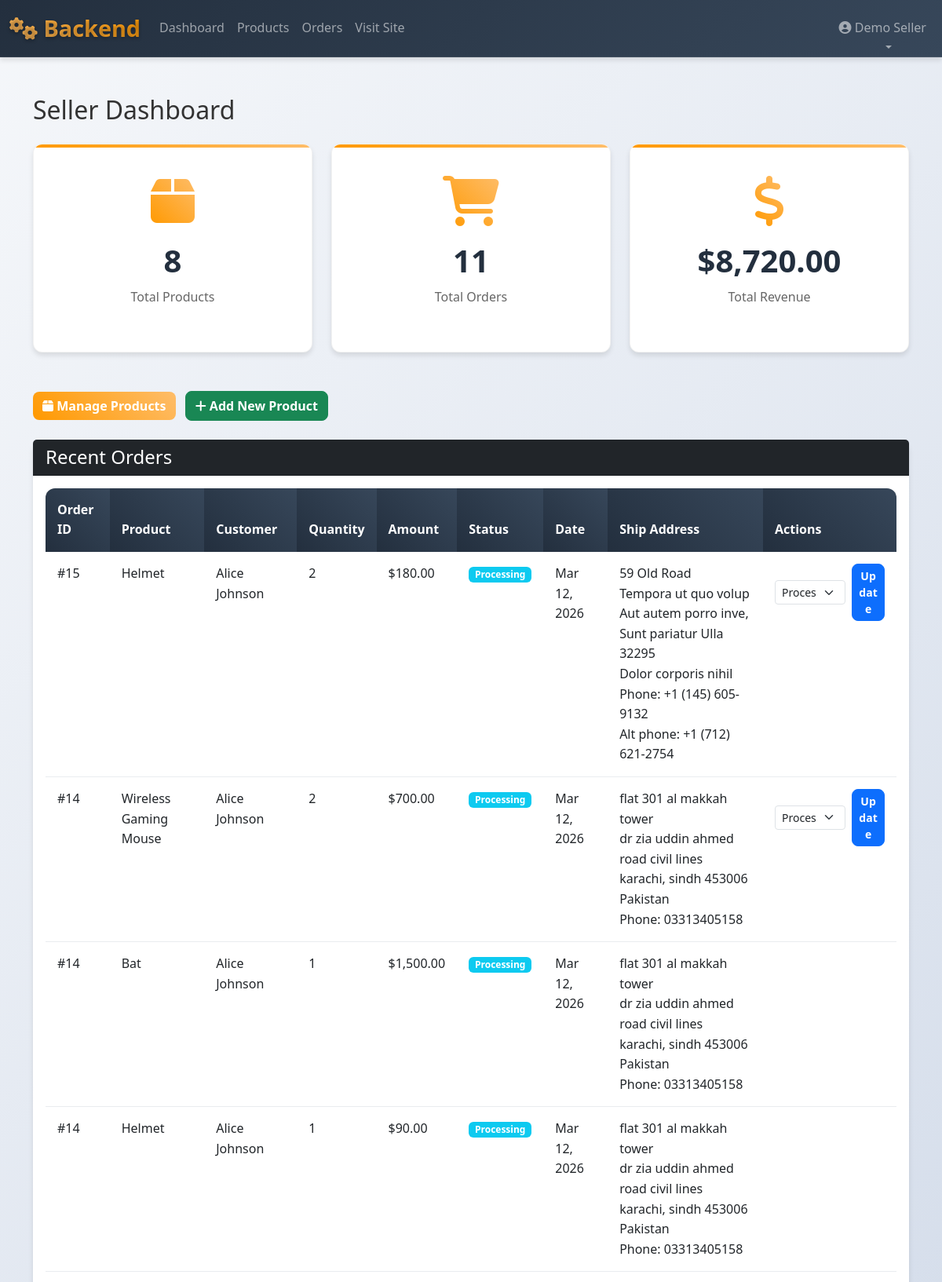
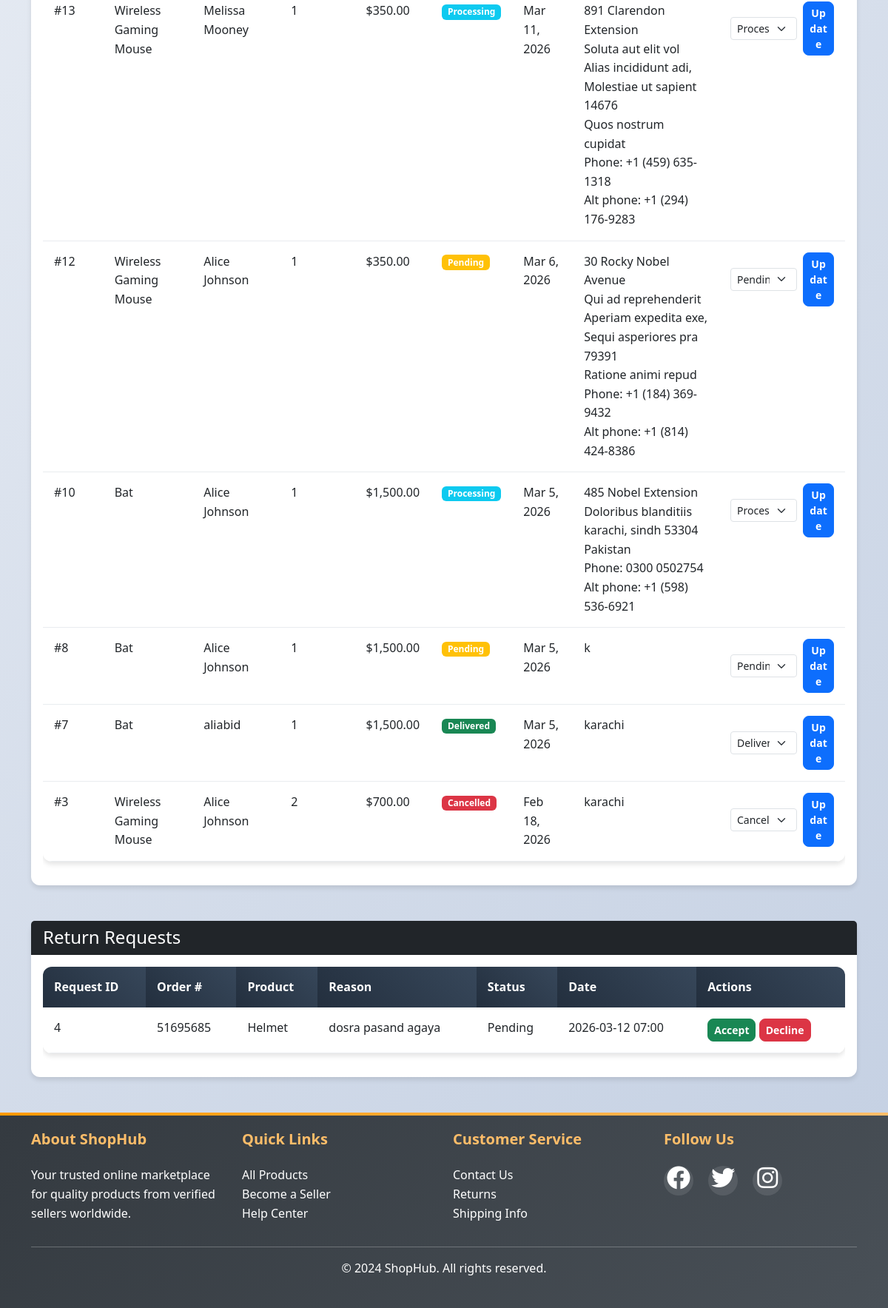
The page /seller/dashboard.php (signed in) on the database its author committed (2 pictures, top to bottom).
### tables this page shows
CREATE TABLE `order_items` (
  `id` int(11) NOT NULL,
  `order_id` int(11) NOT NULL,
  `product_id` int(11) NOT NULL,
  `seller_id` int(11) NOT NULL,
  `quantity` int(11) NOT NULL,
  `price` decimal(10,2) NOT NULL
);

CREATE TABLE `products` (
  `id` int(11) NOT NULL,
  `seller_id` int(11) NOT NULL,
  `name` varchar(255) NOT NULL,
  `description` text DEFAULT NULL,
  `price` decimal(10,2) NOT NULL,
  `stock` int(11) DEFAULT 0,
  `category` varchar(100) DEFAULT NULL,
  `image` varchar(255) DEFAULT NULL,
  `status` enum('active','inactive') DEFAULT 'active',
  `created_at` timestamp NOT NULL DEFAULT current_timestamp(),
  `language` varchar(10) DEFAULT 'en',
  `currency` varchar(3) DEFAULT 'USD'
);

CREATE TABLE `users` (
  `id` int(11) NOT NULL,
  `email` varchar(255) NOT NULL,
  `password` varchar(255) NOT NULL,
  `full_name` varchar(255) NOT NULL,
  `user_type` enum('buyer','seller','admin') DEFAULT 'buyer',
  `account_status` enum('active','pending','rejected') NOT NULL DEFAULT 'active',
  `shop_name` varchar(255) DEFAULT NULL,
  `phone` varchar(20) DEFAULT NULL,
  `address` text DEFAULT NULL,
  `created_at` timestamp NOT NULL DEFAULT current_timestamp(),
  `review_email_last_sent_at` timestamp NULL DEFAULT NULL,
  `review_email_sent_count` int(11) NOT NULL DEFAULT 0,
  `reviewed_at` timestamp NULL DEFAULT NULL,
  `reviewed_by` int(11) DEFAULT NULL
);

CREATE TABLE `orders` (
  `id` int(11) NOT NULL,
  `user_id` int(11) NOT NULL,
  `total_amount` decimal(10,2) NOT NULL,
  `status` enum('pending','processing','shipped','delivered','cancelled') DEFAULT 'pending',
  `shipping_address` text NOT NULL,
  `payment_method` varchar(50) DEFAULT NULL,
  `created_at` timestamp NOT NULL DEFAULT current_timestamp(),
  `rider_instructions` text DEFAULT NULL,
  `phone` varchar(20) DEFAULT NULL,
  `alt_phone` varchar(20) DEFAULT NULL,
  `order_number` varchar(20) DEFAULT NULL
);

CREATE TABLE `return_requests` (
  `id` int(11) NOT NULL,
  `order_number` varchar(50) NOT NULL,
  `product_name` varchar(255) NOT NULL,
  `reason` text NOT NULL,
  `image` varchar(255) DEFAULT NULL,
  `created_at` timestamp NOT NULL DEFAULT current_timestamp(),
  `product_id` int(11) DEFAULT NULL,
  `seller_id` int(11) DEFAULT NULL,
  `buyer_id` int(11) DEFAULT NULL,
  `status` varchar(20) NOT NULL DEFAULT 'pending'
);

### seller/dashboard.php (the view, shortened to what this page needs)
<?php
require_once '../config/database.php';
$seller_id = $_SESSION['user_id'];
$stmt = $pdo->prepare("SELECT COUNT(*) as count FROM products WHERE seller_id = ?");
$stmt->execute([$seller_id]);
$product_count = $stmt->fetch()['count'];
$stmt = $pdo->prepare("SELECT COUNT(*) as count FROM order_items WHERE seller_id = ?");
$stmt->execute([$seller_id]);
$order_count = $stmt->fetch()['count'];
$stmt = $pdo->prepare("SELECT SUM(price * quantity) as revenue FROM order_items WHERE seller_id = ?");
$stmt->execute([$seller_id]);
$revenue = $stmt->fetch()['revenue'] ?? 0;
$stmt = $pdo->prepare("
    SELECT oi.*, p.name, o.created_at, o.status, o.shipping_address, u.full_name
    FROM order_items oi
    JOIN products p ON oi.product_id = p.id
    JOIN orders o ON oi.order_id = o.id
    JOIN users u ON o.user_id = u.id
    WHERE oi.seller_id = ?
    ORDER BY o.created_at DESC
    LIMIT 10
");
$stmt->execute([$seller_id]);
$recent_orders = $stmt->fetchAll();
$stmt = $pdo->prepare("SELECT r.*, p.name AS product_name FROM return_requests r LEFT JOIN products p ON r.product_id = p.id WHERE r.seller_id = ? ORDER BY r.created_at DESC LIMIT 10");
$stmt->execute([$seller_id]);
$return_requests = $stmt->fetchAll();
?>
<!DOCTYPE html>
<html lang="en">
<head>
    <link href="https://cdn.jsdelivr.net/npm/bootstrap@5.3.0/dist/css/bootstrap.min.css" rel="stylesheet">
    <link rel="stylesheet" href="https://cdnjs.cloudflare.com/ajax/libs/font-awesome/6.4.0/css/all.min.css">
    <link rel="stylesheet" href="../assets/css/style.css">
</head>
<body>
    <?php include '../includes/backend-header.php'; ?>
    <div class="container my-5">
        <h2 class="mb-4">Seller Dashboard</h2>
        <div class="row mb-4">
            <div class="col-md-4">
                <div class="dashboard-card">
                    <i class="fas fa-box"></i>
                    <h3><?= $product_count ?></h3>
                    <p>Total Products</p>
                </div>
            </div>
            <div class="col-md-4">
                <div class="dashboard-card">
                    <i class="fas fa-shopping-cart"></i>
                    <h3><?= $order_count ?></h3>
                    <p>Total Orders</p>
                </div>
            </div>
            <div class="col-md-4">
                <div class="dashboard-card">
                    <i class="fas fa-dollar-sign"></i>
                    <h3>$<?= number_format($revenue, 2) ?></h3>
                    <p>Total Revenue</p>
                </div>
            </div>
        </div>
        <div class="row mb-4">
            <div class="col-12">
                <a href="products.php" class="btn btn-warning me-2">
                    <i class="fas fa-box"></i> Manage Products
                </a>
                <a href="add-product.php" class="btn btn-success">
                    <i class="fas fa-plus"></i> Add New Product
                </a>
            </div>
        </div>
        <div class="card">
            <div class="card-header bg-dark text-white">
                <h4 class="mb-0">Recent Orders</h4>
            </div>
            <div class="card-body">
                <?php if(empty($recent_orders)): ?>
                <p class="text-muted">No orders yet</p>
                <?php else: ?>
                <div class="table-responsive">
                    <table class="table">
                        <thead>
                            <tr>
                                <th>Order ID</th>
                                <th>Product</th>
                                <th>Customer</th>
                                <th>Quantity</th>
                                <th>Amount</th>
                                <th>Status</th>
                                <th>Date</th>
                                <th>Ship Address</th>
                                <th>Actions</th>
                            </tr>
                        </thead>
                        <tbody>
                            <?php
                                $seen_orders = [];
                                foreach($recent_orders as $order):
                                    $show_actions = !in_array($order['order_id'], $seen_orders);
                            ?>
                            <tr>
                                <td>#<?= $order['order_id'] ?></td>
                                <td><?= htmlspecialchars($order['name']) ?></td>
                                <td><?= htmlspecialchars($order['full_name']) ?></td>
                                <td><?= $order['quantity'] ?></td>
                                <td>$<?= number_format($order['price'] * $order['quantity'], 2) ?></td>
                                <td><?php
                                            switch($order['status']) {
                                                case 'delivered': $badge = 'success'; break;
                                                case 'cancelled': $badge = 'danger'; break;
                                                case 'processing':$badge = 'info'; break;
                                                default:          $badge = 'warning';
                                            }
                                        ?>
                                        <span class="badge bg-<?= $badge ?>"><?= ucfirst($order['status']) ?></span>
                                    </td>
                                <td><?= date('M j, Y', strtotime($order['created_at'])) ?></td>
                                <td><?= nl2br(htmlspecialchars($order['shipping_address'])) ?></td>
                                <td>
                                        <?php if($show_actions): ?>
                                        <form method="post" class="d-flex align-items-center">
                                            <select name="status" class="form-select form-select-sm me-2">
                                                <?php foreach(['pending','processing','shipped','delivered','cancelled'] as $st): ?>
                                                    <option value="<?= $st ?>" <?= $order['status'] === $st ? 'selected' : '' ?>><?= ucfirst($st) ?></option>
                                                <?php endforeach; ?>
                                            </select>
                                            <button type="submit" class="btn btn-sm btn-primary">Update</button>
                                        </form>
                                        <?php endif; ?>
                                        <?php $seen_orders[] = $order['order_id']; ?>
                                    </td>
                            </tr>
                            <?php endforeach; ?>
                        </tbody>
                    </table>
                </div>
                <?php endif; ?>
            </div>
        </div>
        <div class="card mt-5">
            <div class="card-header bg-dark text-white">
                <h4 class="mb-0">Return Requests</h4>
            </div>
            <div class="card-body">
                <?php if(empty($return_requests)): ?>
                    <p class="text-muted">No return requests for your products.</p>
                <?php else: ?>
                    <div class="table-responsive">
                        <table class="table">
                            <thead>
                                <tr>
                                    <th>Request ID</th>
                                    <th>Order #</th>
                                    <th>Product</th>
                                    <th>Reason</th>
                                    <th>Status</th>
                                    <th>Date</th>
                                    <th>Actions</th>
                                </tr>
                            </thead>
                            <tbody>
                                <?php foreach($return_requests as $req): ?>
                                    <tr>
                                        <td><?= $req['id'] ?></td>
                                        <td><?= htmlspecialchars($req['order_number']) ?></td>
                                        <td><?= htmlspecialchars($req['product_name'] ?? '') ?></td>
                                        <td><?= htmlspecialchars($req['reason']) ?></td>
                                        <td><?= ucfirst($req['status'] ?? 'pending') ?></td>
                                        <td><?= date('Y-m-d H:i', strtotime($req['created_at'])) ?></td>
                                        <td>
                                            <?php if(($req['status'] ?? 'pending') === 'pending'): ?>
                                                <form method="post" class="d-inline">
                                                    <button type="submit" name="return_action" value="accepted" class="btn btn-sm btn-success">Accept</button>
                                                </form>
                                                <form method="post" class="d-inline">
                                                    <button type="submit" name="return_action" value="declined" class="btn btn-sm btn-danger">Decline</button>
                                                </form>
                                            <?php endif; ?>
                                        </td>
                                    </tr>
                                <?php endforeach; ?>
                            </tbody>
                        </table>
                    </div>
                <?php endif; ?>
            </div>
        </div>
    </div>
    <?php include '../includes/footer.php'; ?>
</body>
</html>

### assets/css/style.css (style rules this page uses)
:root { --primary-color: #232f3e; --secondary-color: #febd69; --accent-color: #ff9900; --success-color: #28a745; --danger-color: #dc3545; --warning-color: #ffc107; --info-color: #17a2b8; --light-bg: #f8f9fa; --dark-bg: #343a40; --shadow: 0 4px 6px rgba(0, 0, 0, 0.1); --shadow-hover: 0 8px 25px rgba(0, 0, 0, 0.15); --border-radius: 12px; --transition: all 0.3s cubic-bezier(0.4, 0, 0.2, 1); }
* { box-sizing: border-box; }
body { font-family: 'Segoe UI', Tahoma, Geneva, Verdana, sans-serif; background: linear-gradient(135deg, #f5f7fa 0%, #c3cfe2 100%); color: #333; line-height: 1.6; margin: 0; padding: 0; }
.btn-warning { background: linear-gradient(45deg, var(--accent-color), var(--secondary-color)); border: none; color: white; }
.dashboard-card { background: white; padding: 40px 30px; border-radius: var(--border-radius); box-shadow: var(--shadow); text-align: center; margin-bottom: 25px; transition: var(--transition); border: 1px solid rgba(0, 0, 0, 0.05); position: relative; overflow: hidden; }
.dashboard-card::before { content: ''; position: absolute; top: 0; left: 0; right: 0; height: 4px; background: linear-gradient(45deg, var(--accent-color), var(--secondary-color)); }
.dashboard-card i { font-size: 4rem; margin-bottom: 20px; background: linear-gradient(45deg, var(--accent-color), var(--secondary-color)); -webkit-background-clip: text; -webkit-text-fill-color: transparent; background-clip: text; transition: var(--transition); }
.dashboard-card h3 { font-size: 2.5rem; font-weight: 700; color: var(--primary-color); margin-bottom: 10px; }
.dashboard-card p { color: #666; font-size: 1rem; }
.card { border: none; border-radius: var(--border-radius); box-shadow: var(--shadow); transition: var(--transition); }
.btn { border-radius: 8px; font-weight: 600; transition: var(--transition); position: relative; overflow: hidden; }
.btn::before { content: ''; position: absolute; top: 0; left: -100%; width: 100%; height: 100%; background: linear-gradient(90deg, transparent, rgba(255, 255, 255, 0.2), transparent); transition: var(--transition); }
.table { border-radius: var(--border-radius); overflow: hidden; box-shadow: var(--shadow); }
.table th { background: linear-gradient(45deg, var(--primary-color), #37475a); color: white; border: none; font-weight: 600; padding: 15px; }
.table td { padding: 15px; border: none; border-bottom: 1px solid #e9ecef; }

### rows shown on the page
order_items: order "15", product.name "Helmet", users.full_name "Alice Johnson", quantity "2", $order['price'] * $order['quantity'] "180.00", order.status "Processing", order.created_at "Mar 12, 2026", order.shipping_address "59 Old Road Tempora ut quo volup Aut autem porro inve, Sunt pariatur Ulla 32295 Dolor corporis nihil Phone: +1 (145) 605-9132 Alt phone: +1 (712) 621-2754"
order_items: order "14", product.name "Wireless Gaming Mouse", users.full_name "Alice Johnson", quantity "2", $order['price'] * $order['quantity'] "700.00", order.status "Processing", order.created_at "Mar 12, 2026", order.shipping_address "flat 301 al makkah tower dr zia uddin ahmed road civil lines karachi, sindh 453006 Pakistan Phone: 03313405158"
order_items: order "14", product.name "Bat", users.full_name "Alice Johnson", quantity "1", $order['price'] * $order['quantity'] "1,500.00", order.status "Processing", order.created_at "Mar 12, 2026", order.shipping_address "flat 301 al makkah tower dr zia uddin ahmed road civil lines karachi, sindh 453006 Pakistan Phone: 03313405158"
order_items: order "14", product.name "Helmet", users.full_name "Alice Johnson", quantity "1", $order['price']*$order['quantity'] "90.00", order.status "Processing", order.created_at "Mar 12, 2026", order.shipping_address "flat 301 al makkah tower dr zia uddin ahmed road civil lines karachi, sindh 453006 Pakistan Phone: 03313405158"
order_items: order "13", product.name "Wireless Gaming Mouse", users.full_name "Melissa Mooney", quantity "1", $order['price']*$order['quantity'] "350.00", order.status "Processing", order.created_at "Mar 11, 2026", order.shipping_address "891 Clarendon Extension Soluta aut elit vol Alias incididunt adi, Molestiae ut sapient 14676 Quos nostrum cupidat Phone: +1 (459) 635-1318 Alt phone: +1 (294) 176-9283"
order_items: order "12", product.name "Wireless Gaming Mouse", users.full_name "Alice Johnson", quantity "1", $order['price']*$order['quantity'] "350.00", order.status "Pending", order.created_at "Mar 6, 2026", order.shipping_address "30 Rocky Nobel Avenue Qui ad reprehenderit Aperiam expedita exe, Sequi asperiores pra 79391 Ratione animi repud Phone: +1 (184) 369-9432 Alt phone: +1 (814) 424-8386"
order_items: order "10", product.name "Bat", users.full_name "Alice Johnson", quantity "1", $order['price'] * $order['quantity'] "1,500.00", order.status "Processing", order.created_at "Mar 5, 2026", order.shipping_address "485 Nobel Extension Doloribus blanditiis karachi, sindh 53304 Pakistan Phone: 0300 0502754 Alt phone: +1 (598) 536-6921"
order_items: order "8", product.name "Bat", users.full_name "Alice Johnson", quantity "1", $order['price'] * $order['quantity'] "1,500.00", order.status "Pending", order.created_at "Mar 5, 2026", order.shipping_address "k"
order_items: order "7", product.name "Bat", users.full_name "aliabid", quantity "1", $order['price'] * $order['quantity'] "1,500.00", order.status "Delivered", order.created_at "Mar 5, 2026", order.shipping_address "karachi"
order_items: order "3", product.name "Wireless Gaming Mouse", users.full_name "Alice Johnson", quantity "2", $order['price'] * $order['quantity'] "700.00", order.status "Cancelled", order.created_at "Feb 18, 2026", order.shipping_address "karachi"
return_requests: id "4", order_number "51695685", product.name "Helmet", reason "dosra pasand agaya", status "Pending", created_at "2026-03-12 07:00"

### other values the page prints
$full_name "Demo Seller"
$product_count "8"
$order_count "11"
$revenue "8,720.00"
form field status "Processing"
form field status "Pending"
form field status "Delivered"
form field status "Cancelled"
